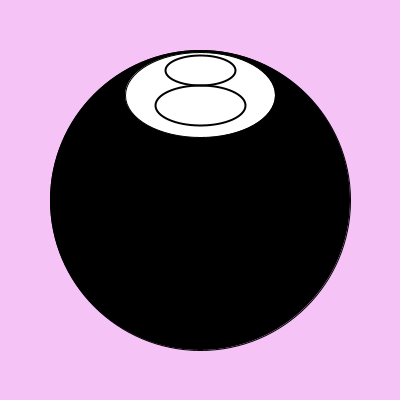
Frame 1 (no input)
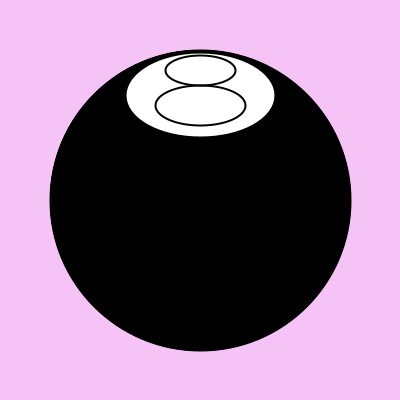
Frame 2 (the mouse pressed at the canvas centre, redrawn once)

The Processing sketch that drew these frames (run headless with seeded random() and noise(); the mouse was pressed at the canvas centre and the sketch redrawn once):

// Processing sketch: processing_79596
// ── processing_79596.pde

//Tina L., CP1 14/15 Magic 8 Ball
boolean mode = true;
void setup()
{
  background(246, 195, 247);
  size(400, 400);
  noLoop();
}
String[] answers = 
{
  "outlook not so good", 
  "don't count on it", 
  "my sources say no", 
  "without a doubt", 
  "reply hazy, try again", 
  "it is certain", 
  "my reply is no", 
  "as I see it yes", 
  "most likely", 
  "you may rely on it", 
  "cannot predict now", 
  "better not tell you now", 
  "very doubtful", 
  "outlook good", 
  "yes definitely", 
  "concentrate and ask again",
};
void draw()
{
  fill(0);
  ellipse(200, 200, 300, 300);
  if (mode == true)
  {
    fill(255);
    ellipse(200, 95, 150, 85);
    noFill();
    strokeWeight(2);
    ellipse(200,70,70,30);
    ellipse(200,105,90,40);
  }
  else
  {
    fill(158,70,255);
    triangle(110, 180, 290, 180, 200, 280);
    fill(255);
    textAlign(CENTER);
    int click = int(random(answers.length));
    text(answers[click],200,200);
  }
}
void mouseClicked()
{
  mode = !mode;
  redraw();
}
